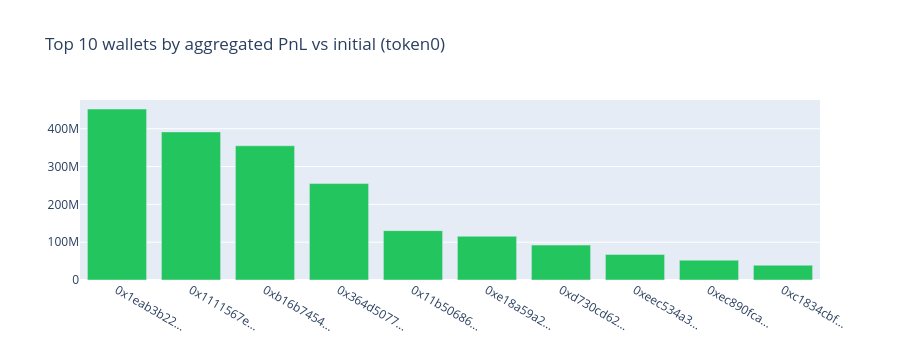

This figure's notebook cell:
### Markdown cell above
**QA purpose**: wallet aggregation reconciliation — sum of position PnL by wallet vs visualized.

### Code cell
top_w = wallet_agg.sort("agg_pnl_initial", descending=True).head(10)
fig = go.Figure(go.Bar(x=[w[:10] + "…" for w in top_w["current_owner"].to_list()],
                        y=top_w["agg_pnl_initial"].to_list(), marker_color="#22c55e"))
fig.update_layout(height=360, title_text="Top 10 wallets by aggregated PnL vs initial (token0)")
fig.show()

### Figure 1 — Plotly figure (JSON) as saved in the notebook; plotly's stock layout.template omitted (floating-point values rounded to 4 significant figures)
{"data": [{"marker": {"color": "#22c55e"}, "type": "bar", "x": ["0x1eab3b22…", "0x1111567e…", "0xb16b7454…", "0x364d5077…", "0x11b50686…", "0xe18a59a2…", "0xd730cd62…", "0xeec534a3…", "0xec890fca…", "0xc1834cbf…"], "y": [452200000.0, 391700000.0, 354900000.0, 255000000.0, 130600000.0, 115600000.0, 92430000.0, 67710000.0, 52460000.0, 39110000.0]}], "layout": {"height": 360, "title": {"text": "Top 10 wallets by aggregated PnL vs initial (token0)"}}}
